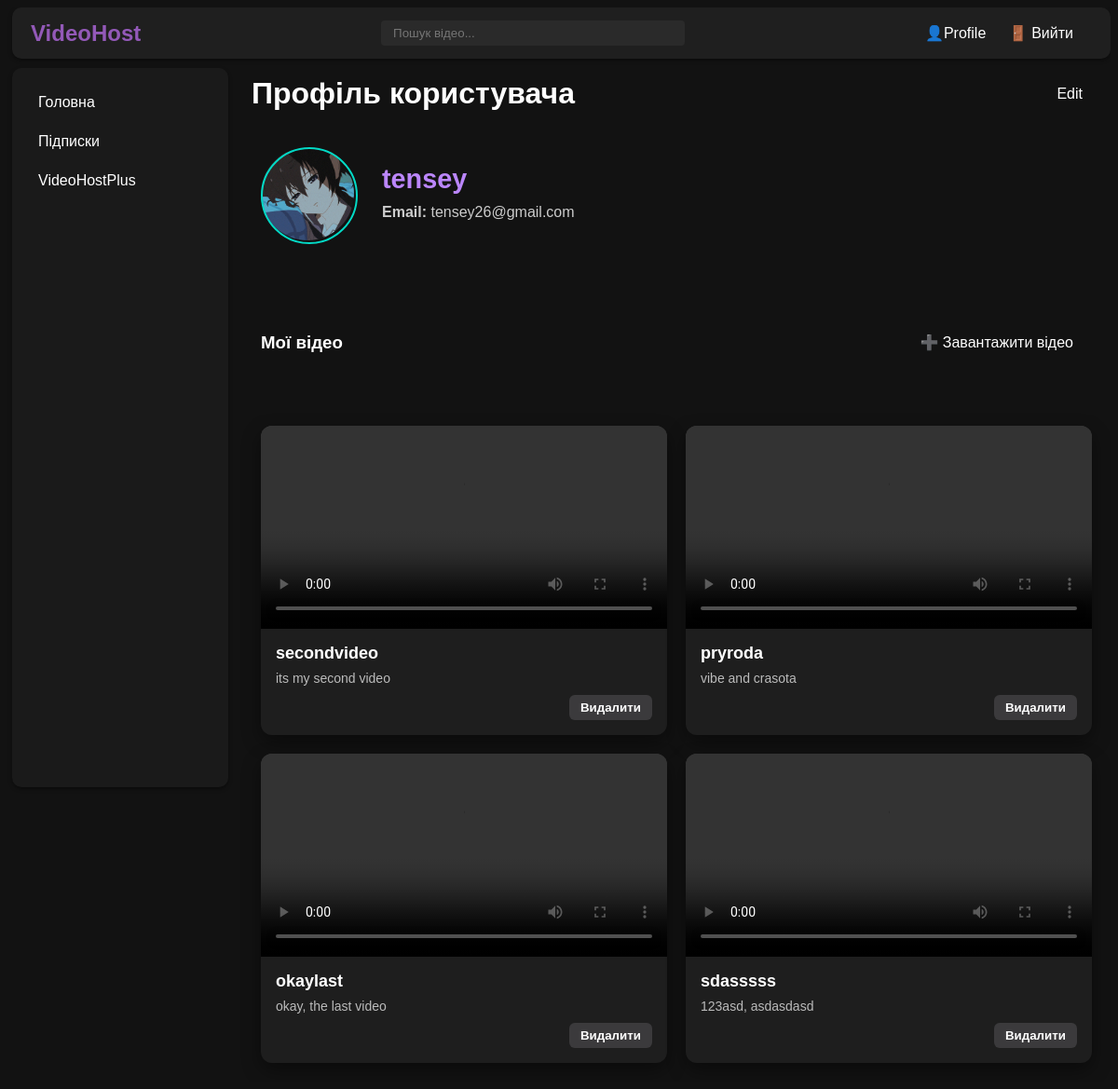
The app's page /profile (signed in) with its own data.
### models.py (models this page shows, shortened)
class User(UserMixin, db.Model):
    id = db.Column(db.Integer, primary_key=True)
    username = db.Column(db.String(150), unique=True, nullable=False)
    email = db.Column(db.String(150), unique=True, nullable=False)
    password_hash = db.Column(db.String(128), nullable=False)
    avatar = db.Column(db.String(120), default='default.gif')
    videos = db.relationship('Video', backref='owner', lazy=True)

class Video(db.Model):
    id = db.Column(db.Integer, primary_key=True)
    filename = db.Column(db.String(255), nullable=False)
    title = db.Column(db.String(255), nullable=False)
    description = db.Column(db.Text, nullable=False)
    upload_date = db.Column(db.DateTime, default=datetime.utcnow)
    user_id = db.Column(db.Integer, db.ForeignKey('user.id'), nullable=False)

### app.py (the view, shortened to what this page needs)
@app.route('/profile', methods=['GET', 'POST'])
@login_required
def profile():
    videos = Video.query.filter_by(user_id=current_user.id).all()
    return render_template('profile.html', videos=videos, user=current_user)

### app.py (called while the page is built)
@login_manager.user_loader
def load_user(user_id):
    return User.query.get(int(user_id))

### templates/profile.html (shortened to what this page needs)
{% extends 'base.html' %}
{% block content %}
<div id="content-wrapper">
  <div class="header-profile">
      <h1>Профіль користувача</h1>
      <a href="" class="upload-button url_for">Edit</a>
  </div>
  <section class="profile-container">
    <div class="profile-header">
        <div class="avatar-container">
            <img src="{{ url_for('static', filename='avatars/' + user.avatar) }}" alt="Avatar" class="profile-avatar">
            <form action="{{ url_for('upload_avatar') }}" method="POST" enctype="multipart/form-data" class="avatar-upload-form">
                <label for="avatar-input" class="avatar-upload-label" title="Змінити аватар"></label>
            </form>
        </div>
        <div class="profile-info">
            <h2>{{ user.username }}</h2>
            <div class="user-info">
                <p><strong>Email:</strong> {{ user.email }}</p>
            </div>
        </div>
    </div>
</section>
<section class="videos-profile-container">
    <div class="videos-header">
        <h3>Мої відео</h3>
        <label for="video-upload" class="upload-button" onclick="openModal()">➕ Завантажити відео</label>
    </div>
</section>
</div>
<div class="videos-grid">
        {% for video in videos %}
        <div class="video-card">
            <video width="100%" height="200" controls>
                <source src="{{ url_for('static', filename='uploads/' + video.filename) }}" type="video/mp4">
            </video>
            <div class="video-info">
                <h4>{{ video.title }}</h4>
                <p>{{ video.description }}</p>
                <form action="{{ url_for('delete_video', video_id=video.id) }}" method="POST" onsubmit="return confirm('Ви впевнені, що хочете видалити це відео?');">
              <div class="button-container">
                <button class="delete-button">Видалити</button>
              </div>
              </form>
            </div>
        </div>
        {% endfor %}
</div>
{% endblock %}

### templates/base.html (shortened to what this page needs)
<!DOCTYPE html>
<html lang="uk">
<head>
    <link rel="stylesheet" href="{{ url_for('static', filename='styles/style.css') }}">
</head>
<body>
    <header>
        <div class="header-left">
            <div class="logo">VideoHost</div>
        </div>
        <div class="search-bar">
            <input type="text" placeholder="Пошук відео...">
        </div>
        <div>
            <a href="{{ url_for('profile') }}" class="profile-icon">👤Profile</a>
            {% if current_user.is_authenticated %}
                <a href="{{ url_for('logout') }}" class="profile-icon">🚪 Вийти</a>
            {% endif %}
        </div>
    </header>
    <div class="main-layout">
        <aside class="sidebar">
            <nav class="sidebar-nav">
                <ul class="menu-links">
                    <li><a href="{{ url_for('main') }}" class="url_for">Головна</a></li>
                    <li><a href="{{ url_for('subscriptions') }}" class="url_for">Підписки</a></li>
                </ul>
                <ul class="menu-links">
                    <li><a href="{{ url_for('videohostplus') }}" class="url_for">VideoHostPlus</a></li>
                </ul>
            </nav>
        </aside>
        <main class="content">
            {% block content %}{% endblock %}
        </main>
    </div>
</body>
</html>

### static/styles/style.css (style rules this page uses)
html, body { overflow: hidden; background-color: #121212; background-attachment: fixed; background-size: cover; font-family: Arial, sans-serif; color: #fff; }
header { display: flex; justify-content: space-between; align-items: center; background-color: #1f1f1f; border-radius: 10px; box-shadow: 0 2px 4px rgba(0, 0, 0, 0.4); padding: 10px 20px; height: 35px; margin-left: 5px; margin-bottom: 5px; }
.header-profile { display: flex; justify-content: space-between; align-items: center; border-radius: 10px; padding: 10px; height: 35px; }
.logo { font-size: 24px; font-weight: bold; color: #9359b8; }
.menu-icon, .profile-icon, .url_for { font-size: 16px; cursor: pointer; color: white; text-decoration: none; padding-right: 20px; }
.search-bar input { padding: 6px 13px; border: none; border-radius: 4px; background-color: #2a2a2a; color: white; width: 300px; }
.main-layout { display: flex; }
.sidebar { display: flex; flex-direction: column; justify-content: space-between; width: 200px; background-color: #1a1a1a; box-shadow: 0 2px 4px rgba(0, 0, 0, 0.4); padding: 16px; height: calc(100vh - 60px); overflow-y: auto; border-radius: 10px; margin-left: 5px; margin-top: 5px; }
.sidebar nav ul { list-style: none; padding: 0; margin: 0; }
.sidebar nav ul li { padding: 12px; cursor: pointer; color: #ccc; border-radius: 8px; }
.sidebar nav ul li a.url_for { display: block; width: 100%; text-decoration: none; color: white; }
.content { flex: 1; padding-top: 5px; padding-left: 15px; }
.videos-grid { display: grid; grid-template-columns: repeat(auto-fill, minmax(300px, 1fr)); gap: 20px; padding: 20px; }
.video-card { background-color: #1e1e1e; width: 100%; border-radius: 12px; overflow: hidden; box-shadow: 0 8px 20px rgba(0, 0, 0, 0.4); transition: transform 0.2s, box-shadow 0.2s; display: flex; flex-direction: column; justify-content: space-between; }
.video-card video, .video-card iframe, .thumbnail { display: block; width: 100%; height: auto; margin: 0; background-color: #333; }
.video-info { display: flex; flex-direction: column; padding: 16px; text-align: left; }
.video-info h4 { font-size: 18px; font-weight: bold; color: #fff; margin: 0 0 8px 0; }
.video-info p { font-size: 14px; color: #bbb; margin: 0; }
.profile-container, .videos-profile-container { margin: 10px 0; padding-bottom: 5px; border-radius: 10px; padding: 20px; }
.profile-header { display: flex; align-items: center; gap: 30px; border-radius: 12px; margin-bottom: 30px; flex-wrap: wrap; }
.profile-info h2 { font-size: 1.8em; margin: 0 0 10px; color: #bb86fc; }
.user-info p { color: #ccc; margin: 4px 0; }
.avatar-container { position: relative; width: 100px; height: 100px; flex-shrink: 0; }
.profile-avatar { width: 100%; height: 100%; border-radius: 50%; object-fit: cover; display: block; }
.avatar-upload-form { position: absolute; bottom: 0; right: 0; width: 100px; height: 100px; }
.avatar-upload-label { display: flex; align-items: center; justify-content: center; width: 100%; height: 100%; border-radius: 50%; cursor: pointer; transition: background-color 0.3s; border: 2px solid #03dac6; }
.upload-button { color: #fff; padding: 10px 20px; border-radius: 6px; cursor: pointer; transition: background-color 0.3s; }
.videos-header { display: flex; justify-content: space-between; align-items: center; margin-bottom: 10px; }
.button-container { display: flex; justify-content: flex-end; margin-top: 10px; }
.delete-button { background-color: #3b3a3c; border: none; padding: 6px 12px; color: #fff; border-radius: 6px; cursor: pointer; font-weight: bold; }

### records on screen
User: avatar (picture), username "tensey", email "tensey26@gmail.com"
Video: title "secondvideo", description "its my second video"
Video: title "pryroda", description "vibe and crasota"
Video: title "okaylast", description "okay, the last video"
Video: title "sdasssss", description "123asd, asdasdasd"
